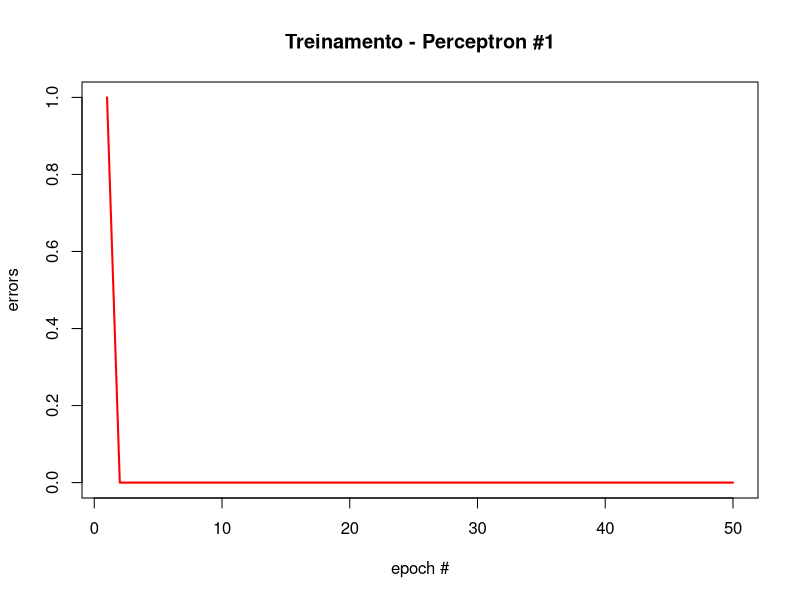
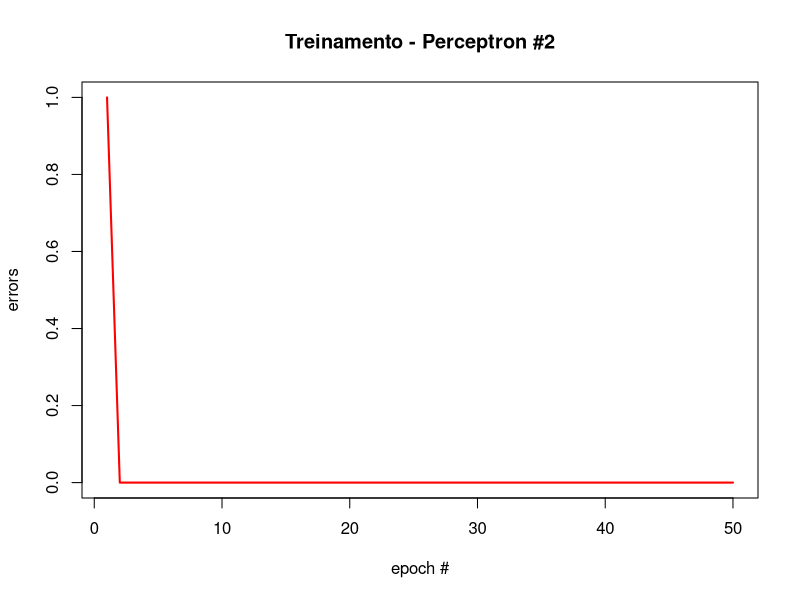

The R script that drew these images, in order: (Note: a time limit stopped this script after it produced the figures.)
#Aluno Miguel Pessoa
#Discriminador de digitos 1,2,7 Utilizando Perceptron
#Este arquivo utiliza  dois perceptrons como discriminador de digitos

library(ggplot2)

perceptron <- function(x, y, eta, niter) {
    # inicializa vetor de pesos
    weight <- rep(0, dim(x)[2] + 1)
    errors <- rep(0, niter)
    ypred <- rep(0, length(y))
    ypred1 <- rep(0, length(y))

    # loop sobre numero de iteracoes
    for (jj in 1:niter) {
        k <- 0

        # loop sobre o conjunto de treinamento
        for (ii in 1:length(y)) {

            # Predicao da saída discreta (-1, 1) usando uma função de limiar
            z <- sum(weight[2:length(weight)] * as.numeric(x[ii, ])) + weight[1]
            if(z < 0) {
                ypred <- -1
            } else {
                ypred <- 1
            }
            # Atualizacao dos Pesos - nao faz nada se saida estiver correta
            if (k == 0) {
                weightdiff <- eta * (y[ii] - ypred) * c(1, as.numeric(x[ii, ]))
                if (weightdiff[1] != 0){
                    k <- 1
                    weight <- weight + weightdiff
                    for (kk in 1:length(y)) {
                        w <- sum(weight[2:length(weight)] * as.numeric(x[kk, ])) + weight[1]
                        if(w < 0) {
                            ypred1[kk] <- -1
                        } else {
                            ypred1[kk] <- 1
                        }
                        # Update error function:
                        if ((y[kk] - ypred1[kk]) != 0) {
                            errors[jj] <- errors[jj] + 1
                        }
                    }
                }
            }
        }
    }

    # Peso para decidir entre as entradas
    return(list(Weight = weight, Errors = errors, Ypred1 = ypred1))
}

#############################################################################
#############################################################################
# TREINAMENTOS
#############################################################################

#dataset
#numbers
one = as.integer(unlist(strsplit("0,1,0,0,1,0,1,1,1,1",",")))
matrizOne <- matrix(unlist(one[1:9]), ncol = 3, byrow = TRUE)

two = as.integer(unlist(strsplit("1,1,1,0,1,0,1,1,1,2",",")))
matrizTwo <- matrix(unlist(two[1:9]), ncol = 3, byrow = TRUE)

seven = as.integer(unlist(strsplit("1,1,1,0,0,1,0,0,1,7",",")))
matrizSeven <- matrix(unlist(seven[1:9]), ncol = 3, byrow = TRUE)

numbers = matrix(cbind(one,two,seven), nrow=3,ncol=10, byrow = TRUE)

############## Treinamento #1
#respostas esperadas para o primeiro treinamento
# 1 = 1, 2 ou 7 = -1.
numbers <- cbind(numbers, 1)
numbers[numbers[,10] == 1, 11] <- 1
numbers[numbers[,10] == 2, 11] <- -1
numbers[numbers[,10] == 7, 11] <- -1

#Perceptron valores de entrada
# Treinando numeros 1 e 2
x <- numbers[, c(1:9)]
y <- numbers[, 11]

eta = 0.01
niter = 50
respostaTreinamento1 <- perceptron(x, y, eta, niter)

#Curva de Aprendizado 1
plot(1:niter, respostaTreinamento1$Errors, type="l", lwd=2, col="red", xlab="epoch #", ylab="errors")
title("Treinamento - Perceptron #1")

############## Treinamento #2
#respostas esperadas para o segundo treinamento
# 2 = -1 e 7 = 1
numbers <- cbind(numbers, 1)
numbers[numbers[,10] == 1, 11] <- 0
numbers[numbers[,10] == 2, 11] <- -1
numbers[numbers[,10] == 7, 11] <- 1

x <- numbers[2:3, c(1:9)]
y <- numbers[2:3, 11]

respostaTreinamento2 <- perceptron(x, y, eta, niter)

print(respostaTreinamento1)
print(respostaTreinamento2)

#Curva de Aprendizado 2
dev.new()
plot(1:niter, respostaTreinamento2$Errors, type="l", lwd=2, col="red", xlab="epoch #", ylab="errors")
title("Treinamento - Perceptron #2")

#############################################################################
#############################################################################
# PROGRAMA PRINCIPAL
#############################################################################

print("Discriminador de Digitos (1,2,7)")
print("Digito 1:")
prmatrix(matrizOne, rowlab=rep("",3), collab=rep("",3))
print("Digito 2:")
prmatrix(matrizTwo, rowlab=rep("",3), collab=rep("",3))
print("Digito 7:")
prmatrix(matrizSeven, rowlab=rep("",3), collab=rep("",3))

while (TRUE){
    entrada <- readline(prompt="Entre o digito que deseja discriminar (exe. 1,1,1,1,1,1,1,1,1): ")
    xUser <- as.integer(unlist(strsplit(entrada,",")))
    matrizUser <- matrix(unlist(xUser), ncol = 3, byrow = TRUE)
    
    primeiraSaida <- sum(respostaTreinamento1$Weight[2:length(respostaTreinamento1$Weight)] * as.numeric(xUser)) + respostaTreinamento1$Weight[1]
   
    print("Resultado do Discriminador: ")
    print("Entrada: ") 
    prmatrix(matrizUser, rowlab=rep("",3), collab=rep("",3))
    print("Saida: ")
    if(primeiraSaida < 0) {
        segundaSaida <- sum(respostaTreinamento2$Weight[2:length(respostaTreinamento2$Weight)] * as.numeric(xUser)) + respostaTreinamento2$Weight[1]
        if (segundaSaida > 0) {
            print("Digitou igual ou proximo a [7] ")
            prmatrix(matrizSeven, rowlab=rep("",3), collab=rep("",3))
        } else {
            print("Digitou igual ou proximo a [2] ")
            prmatrix(matrizTwo, rowlab=rep("",3), collab=rep("",3))
        }
    } else {
        print("Digitou igual ou proximo a [1] ")
        prmatrix(matrizOne, rowlab=rep("",3), collab=rep("",3))
    }
}
